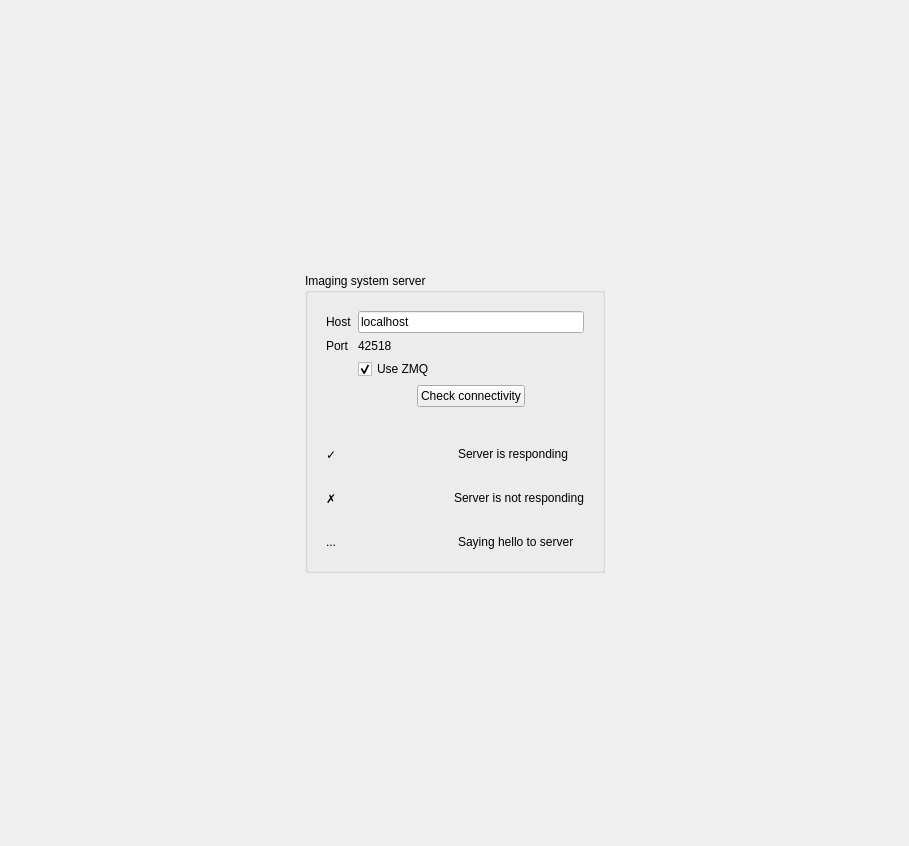
<?xml version="1.0" encoding="UTF-8"?>
<ui version="4.0">
 <class>Form</class>
 <widget class="QWidget" name="Form">
  <property name="geometry">
   <rect>
    <x>0</x>
    <y>0</y>
    <width>909</width>
    <height>846</height>
   </rect>
  </property>
  <property name="windowTitle">
   <string>Form</string>
  </property>
  <layout class="QHBoxLayout" name="horizontalLayout">
   <item>
    <spacer name="horizontalSpacer">
     <property name="orientation">
      <enum>Qt::Horizontal</enum>
     </property>
     <property name="sizeHint" stdset="0">
      <size>
       <width>286</width>
       <height>20</height>
      </size>
     </property>
    </spacer>
   </item>
   <item>
    <layout class="QVBoxLayout" name="verticalLayout_3">
     <item>
      <spacer name="verticalSpacer">
       <property name="orientation">
        <enum>Qt::Vertical</enum>
       </property>
       <property name="sizeHint" stdset="0">
        <size>
         <width>20</width>
         <height>138</height>
        </size>
       </property>
      </spacer>
     </item>
     <item>
      <widget class="QGroupBox" name="formGroupBox">
       <property name="sizePolicy">
        <sizepolicy hsizetype="Preferred" vsizetype="Preferred">
         <horstretch>0</horstretch>
         <verstretch>0</verstretch>
        </sizepolicy>
       </property>
       <property name="minimumSize">
        <size>
         <width>300</width>
         <height>300</height>
        </size>
       </property>
       <property name="maximumSize">
        <size>
         <width>300</width>
         <height>300</height>
        </size>
       </property>
       <property name="title">
        <string>Imaging system server</string>
       </property>
       <property name="flat">
        <bool>false</bool>
       </property>
       <layout class="QVBoxLayout" name="verticalLayout_2">
        <item>
         <widget class="QWidget" name="formWidget" native="true">
          <layout class="QFormLayout" name="formLayout">
           <item row="0" column="0">
            <widget class="QLabel" name="label_3">
             <property name="text">
              <string>Host</string>
             </property>
            </widget>
           </item>
           <item row="0" column="1">
            <widget class="QLineEdit" name="host_lineEdit">
             <property name="text">
              <string>localhost</string>
             </property>
            </widget>
           </item>
           <item row="1" column="0">
            <widget class="QLabel" name="label_4">
             <property name="text">
              <string>Port</string>
             </property>
            </widget>
           </item>
           <item row="1" column="1">
            <widget class="QLabel" name="port_label">
             <property name="text">
              <string>42518</string>
             </property>
            </widget>
           </item>
           <item row="2" column="1">
            <widget class="QCheckBox" name="use_zmq_checkBox">
             <property name="text">
              <string>Use ZMQ</string>
             </property>
             <property name="checked">
              <bool>true</bool>
             </property>
            </widget>
           </item>
           <item row="3" column="1">
            <layout class="QHBoxLayout" name="horizontalLayout_3">
             <item>
              <spacer name="horizontalSpacer_5">
               <property name="orientation">
                <enum>Qt::Horizontal</enum>
               </property>
               <property name="sizeHint" stdset="0">
                <size>
                 <width>40</width>
                 <height>20</height>
                </size>
               </property>
              </spacer>
             </item>
             <item>
              <widget class="QPushButton" name="check_connectivity_pushButton">
               <property name="text">
                <string>Check connectivity</string>
               </property>
              </widget>
             </item>
             <item>
              <spacer name="horizontalSpacer_6">
               <property name="orientation">
                <enum>Qt::Horizontal</enum>
               </property>
               <property name="sizeHint" stdset="0">
                <size>
                 <width>40</width>
                 <height>20</height>
                </size>
               </property>
              </spacer>
             </item>
            </layout>
           </item>
          </layout>
         </widget>
        </item>
        <item>
         <layout class="QVBoxLayout" name="verticalLayout">
          <item>
           <widget class="QWidget" name="is_responding" native="true">
            <layout class="QHBoxLayout" name="is_responding_2">
             <item>
              <widget class="QLabel" name="label_2">
               <property name="text">
                <string>✓</string>
               </property>
              </widget>
             </item>
             <item>
              <widget class="QLabel" name="label">
               <property name="text">
                <string>Server is responding</string>
               </property>
              </widget>
             </item>
            </layout>
           </widget>
          </item>
          <item>
           <widget class="QWidget" name="is_not_responding" native="true">
            <property name="enabled">
             <bool>true</bool>
            </property>
            <layout class="QHBoxLayout" name="is_not_responding_2">
             <item>
              <widget class="QLabel" name="label_6">
               <property name="text">
                <string>✗</string>
               </property>
              </widget>
             </item>
             <item>
              <widget class="QLabel" name="label_5">
               <property name="text">
                <string>Server is not responding</string>
               </property>
              </widget>
             </item>
            </layout>
           </widget>
          </item>
          <item>
           <widget class="QWidget" name="saying_hello" native="true">
            <layout class="QHBoxLayout" name="saying_hello_2">
             <item>
              <widget class="QLabel" name="label_8">
               <property name="text">
                <string>...</string>
               </property>
              </widget>
             </item>
             <item>
              <widget class="QLabel" name="label_7">
               <property name="text">
                <string>Saying hello to server</string>
               </property>
              </widget>
             </item>
            </layout>
           </widget>
          </item>
         </layout>
        </item>
       </layout>
      </widget>
     </item>
     <item>
      <spacer name="verticalSpacer_2">
       <property name="orientation">
        <enum>Qt::Vertical</enum>
       </property>
       <property name="sizeHint" stdset="0">
        <size>
         <width>20</width>
         <height>158</height>
        </size>
       </property>
      </spacer>
     </item>
    </layout>
   </item>
   <item>
    <spacer name="horizontalSpacer_2">
     <property name="orientation">
      <enum>Qt::Horizontal</enum>
     </property>
     <property name="sizeHint" stdset="0">
      <size>
       <width>285</width>
       <height>20</height>
      </size>
     </property>
    </spacer>
   </item>
  </layout>
 </widget>
 <resources/>
 <connections/>
</ui>
